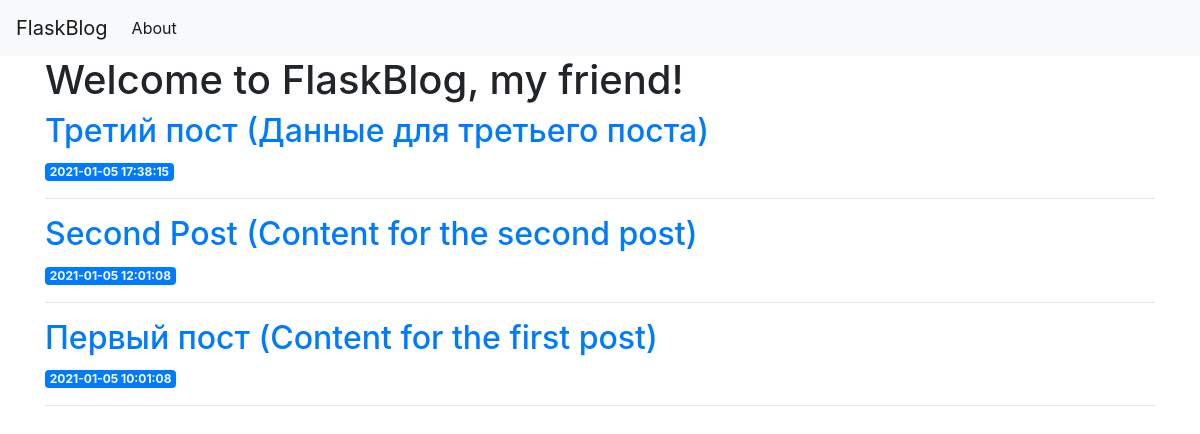
Before: / with the older database file.
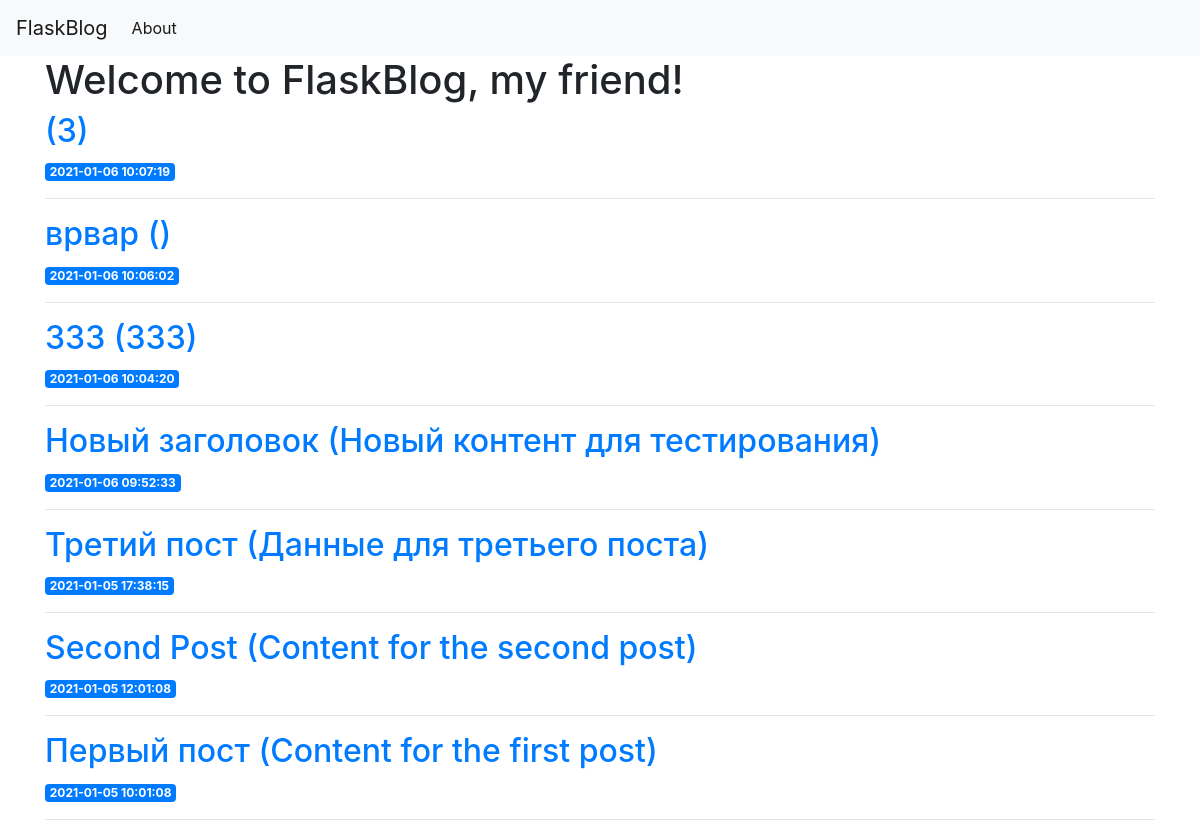
After: the same page with the newer database file.
### tables this page shows
CREATE TABLE posts (
    id INTEGER PRIMARY KEY AUTOINCREMENT,
    created TIMESTAMP NOT NULL DEFAULT CURRENT_TIMESTAMP,
    title TEXT NOT NULL,
    content TEXT NOT NULL
);

### app.py (the view)
@app.route('/')
def index():
    conn = get_db_connection() # открываем подключение к базе данных
    posts = conn.execute('SELECT * FROM posts ORDER BY created DESC').fetchall() # выполняем SQL-запрос. Метод fetchall() достает все строки запроса.
    conn.close() # Закрываем подключение к БД
    return render_template('index.html', posts = posts)

### app.py (called while the page is built)
def get_db_connection():
    conn = sqlite3.connect('database.db') #Открываем соединение с файлом базы данных database.db
    conn.row_factory = sqlite3.Row
    return conn

### templates/index.html
{% extends 'base.html' %}
{% block content %}
    <h1>{% block title %} Welcome to FlaskBlog, my friend! {% endblock %}</h1>
	{%for post in posts %}
	<a href="{{ url_for('post', post_id=post['id']) }}">
	    <h2>{{post['title'] + ' (' + post['content'] + ')'}}</h2>
		<span class="badge badge-primary">{{post['created']}}</span>
		<hr>
		{% endfor%}
	</a>
{% endblock %}

### templates/base.html (shortened to what this page needs)
<!doctype html>
<html lang="en">
  <head>
    <link rel="stylesheet" href="https://stackpath.bootstrapcdn.com/bootstrap/4.3.1/css/bootstrap.min.css">
  </head>
  <body>
    <nav class="navbar navbar-expand-md navbar-light bg-light">
        <a class="navbar-brand" href="{{ url_for('index')}}">FlaskBlog</a>
        <div class="collapse navbar-collapse" id="navbarNav">
            <ul class="navbar-nav">
            <li class="nav-item active">
                <a class="nav-link" href="#">About</a>
            </li>
            </ul>
        </div>
    </nav>
    <div class="container">
        {% block content %} {% endblock %}
    </div>
  </body>
</html>

Changed rows visible on the page:
added posts: title+content "(3)", created "2021-01-06 10:07:19"
added posts: title+content "врвар ()", created "2021-01-06 10:06:02"
added posts: title+content "333 (333)", created "2021-01-06 10:04:20"
added posts: title+content "Новый заголовок (Новый контент для тестирования)", created "2021-01-06 09:52:33"
